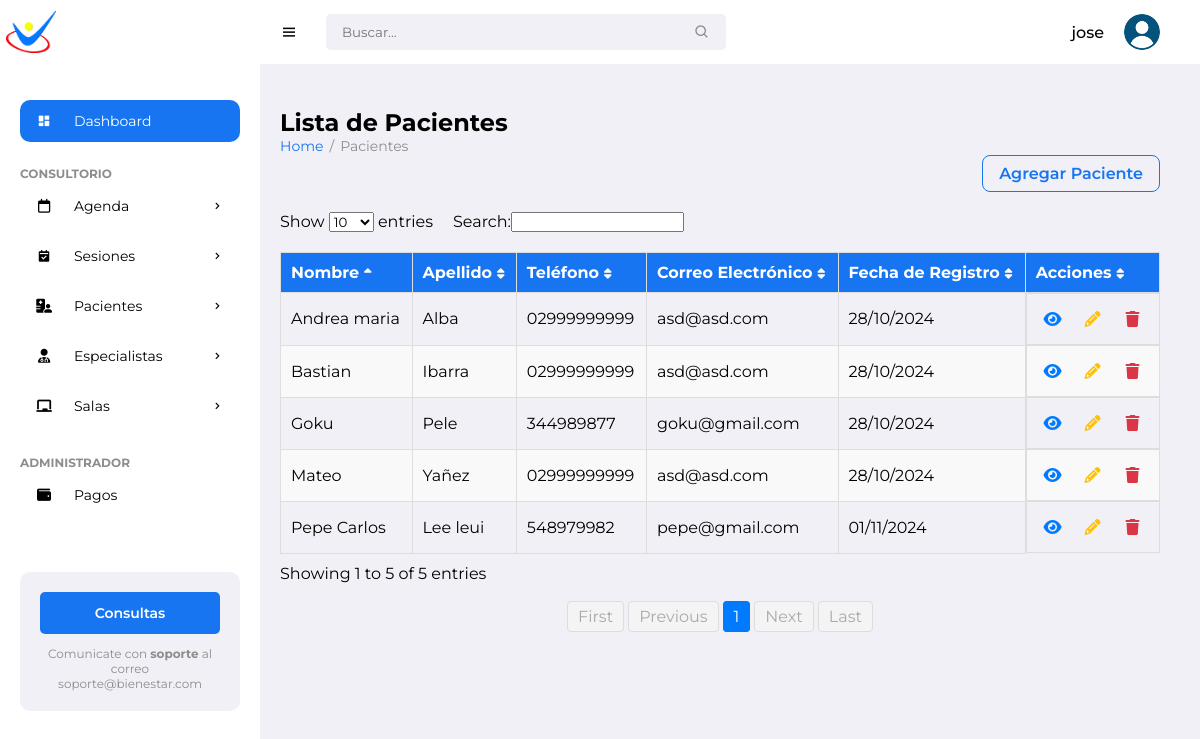
The app's page / (signed in) with its own data.
### pacientes/models.py (models this page shows, shortened)
class Patient(models.Model):
    name = models.CharField(max_length=100)
    surname = models.CharField(max_length=100)
    date_of_birth = models.DateField()
    gender = models.CharField(max_length=10, choices=[('M','Male'), ('F','Female')])
    address = models.CharField(max_length=255)
    phone_number = models.CharField(max_length=20)
    email = models.EmailField()
    cost_session = models.DecimalField(max_digits=10, decimal_places=2, default=0)
    photo = models.ImageField(upload_to='patient_photos/', blank=True, null=True)
    marital_status = models.CharField(max_length=20)
    medical_diagnosis = models.TextField()
    attachments = models.FileField(upload_to='patient_attachments/', blank=True, null=True)
    therapy = models.CharField(max_length=100)
    education = models.CharField(max_length=100, default='No especificado')
    therapist = models.ForeignKey(Specialist, on_delete=models.SET_NULL, null=True, related_name='patients')
    medical_history = models.TextField(blank=True, null=True)
    allergies = models.CharField(max_length=255, blank=True)  # Changed from TextField
    emergency_contact_name = models.CharField(max_length=100)
    emergency_contact_phone = models.CharField(max_length=20)  # Updated length
    notes = models.TextField(blank=True)
    created_date = models.DateTimeField(auto_now_add=True)
    status = models.CharField(max_length=50, choices=[
        ('Active', 'Active'),
        ('Discharged', 'Discharged'),
        ('Suspended', 'Suspended')
    ], blank=True,
        null=True)

### pacientes/views.py (the view)
# urls.py: path('', views.patient_list, name='patient_list'),
@login_required
def patient_list(request):
    patients = Patient.objects.all()
    return render(request, 'pacientes/patient/patient_list.html', {'patients': patients})

### pacientes/templates/pacientes/patient/patient_list.html (shortened to what this page needs)
{% extends "pacientes/base/base.html" %}
{% load static %}
{% block left_content %}
<h1>Lista de Pacientes</h1>
<ul class="breadcrumbs">
    <li><a href="{% url 'patient_list' %}">Home</a></li>
    <li class="divider">/</li>
    <li><a href="#" class="active">Pacientes</a></li>
</ul>
<div class="list-header">
    <a href="{% url 'new_patient' %}" class="btn-add">Agregar Paciente</a>
</div>
<div class="patient-list-container">
    <table id="patientTable" class="display table">
        <thead>
            <tr>
                <th>Nombre</th>
                <th>Apellido</th>
                <th>Teléfono</th>
                <th>Correo Electrónico</th>
                <th>Fecha de Registro</th>
                <th>Acciones</th>
            </tr>
        </thead>
        <tbody>
            {% for patient in patients %}
            <tr>
                <td>{{ patient.name }}</td>
                <td>{{ patient.surname }}</td>
                <td>{{ patient.phone_number }}</td>
                <td>{{ patient.email }}</td>
                <td>{{ patient.created_date|date:"d/m/Y" }}</td>
                <td class="actions-tab">
                    <a href="{% url 'patient_schedule' patient.id %}" class="btn btn-icon view" title="Ver detalles">
                        <i class="fa-solid fa-eye"></i>
                    </a>
                    <a href="{% url 'edit_patient' patient.id %}" class="btn-icon edit" title="Editar">
                        <i class="fas fa-pencil-alt"></i>
                    </a>
                    <a href="{% url 'delete_patient' patient.id %}" class="btn-icon delete" title="Eliminar">
                        <i class="fas fa-trash"></i>
                    </a>
                </td>
            </tr>
            {% endfor %}
        </tbody>
    </table>
</div>
{% endblock %}

### pacientes/templates/pacientes/base/base.html (shortened to what this page needs)
{% load static %}
<!DOCTYPE html>
<html lang="en">
<head>
	<link href='https://unpkg.com/boxicons@2.0.9/css/boxicons.min.css' rel='stylesheet'>
	<link rel="stylesheet" href="https://cdnjs.cloudflare.com/ajax/libs/font-awesome/6.5.2/css/all.min.css">
	<link rel="stylesheet" href="{% static 'pacientes/css/styles.css' %}">
</head>
<body>
		<section id="sidebar">
			<a href="#" class="brand"><img src="{% static 'pacientes/images/min_logo.png' %}" alt="" style="width: 50px;"></a>
			<ul class="side-menu">
				<li><a href="#" class="active"><i class='bx bxs-dashboard icon' ></i> Dashboard</a></li>
				<li class="divider" data-text="Consultorio"></li>
				<li>
					<a href="{% url 'calendar' %}"><i class="fa-regular fa-calendar icon"></i>Agenda <i class='bx bx-chevron-right icon-right' ></i></a>
				</li>
				<li>
					<a href="{% url 'reservation_list' %}">
						<i class='bx bxs-calendar-check icon'></i> Sesiones
						<i class='bx bx-chevron-right icon-right'></i>
					</a>
				</li>
				<li>
					<a href="#"><i class="fa-solid fa-hospital-user icon"></i> Pacientes <i class='bx bx-chevron-right icon-right' ></i></a>
				</li>
				<li>
					<a href="#">
						<i class="fa-solid fa-user-doctor icon"></i> Especialistas
						<i class='bx bx-chevron-right icon-right'></i>
					</a>
				</li>
				<li>
			<a href="#">
				<i class="fas fa-chalkboard icon"></i> Salas
			<i class='bx bx-chevron-right icon-right'></i>
			</a>
	       </li>
			<li class="divider" data-text="Administrador"></li>
			<li><a href="{% url 'payment_list' %}"><i class="fa-solid fa-wallet icon"></i> Pagos</a></li>
		</ul>
			<div class="ads">
				<div class="wrapper">
					<a href="mailto:soporteit@ingenieriaterra.com.ar" class="btn-upgrade">Consultas</a>
					<p>Comunicate con <span>soporte</span> al correo soporte@bienestar.com</p>
				</div>
			</div>
		</section>
	<section id="content">
		<nav>
			<i class='bx bx-menu toggle-sidebar' ></i>
			<form action="#">
				<div class="form-group">
					<input type="text" placeholder="Buscar...">
					<i class='bx bx-search icon' ></i>
				</div>
			</form>
			<div class="profile">
				<span class="username">{{ user.username }}</span>
				<img src="{% static 'pacientes/images/usuario.png' %}" alt="">
			</div>
		</nav>
		<main>
			<div class="content-container">
				<div class="left-column {% block left_column_class %}{% endblock %}">
					{% block left_content %}{% endblock %}
				</div>
			</div>
		</main>
</body>
</html>

### records on screen
Patient: name "Andrea maria", surname "Alba", phone_number "02999999999", email "asd@asd.com", created_date "28/10/2024"
Patient: name "Mateo", surname "Yañez", phone_number "02999999999", email "asd@asd.com", created_date "28/10/2024"
Patient: name "Bastian", surname "Ibarra", phone_number "02999999999", email "asd@asd.com", created_date "28/10/2024"
Patient: name "Goku", surname "Pele", phone_number "344989877", email "goku@gmail.com", created_date "28/10/2024"
Patient: name "Pepe Carlos", surname "Lee leui", phone_number "548979982", email "pepe@gmail.com", created_date "01/11/2024"

### other values on screen
{{ user.username }} "jose"
